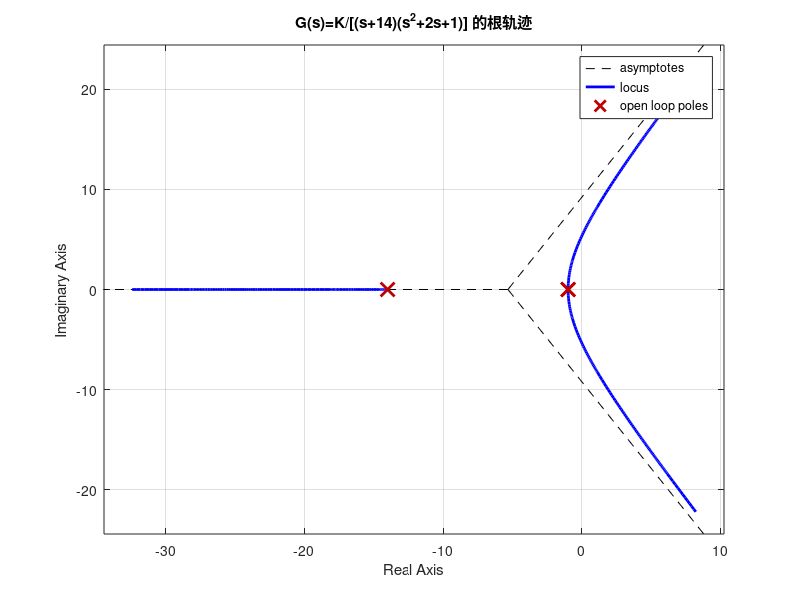
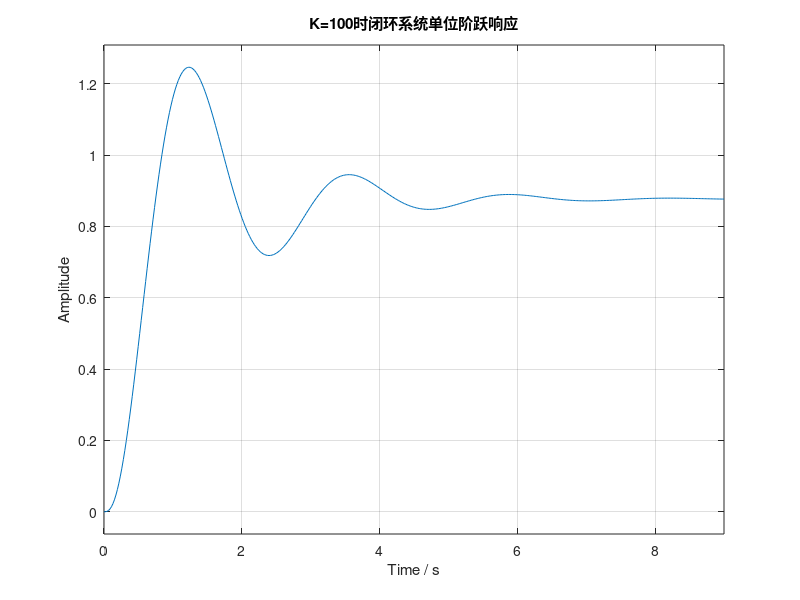

Recreate these plots in MATLAB, in order.
clc;
clear;
close all;

s = tf('s');

% 开环传递函数，不写K，rlocus会自动把K作为可变根轨迹增益
G = 1 / ((s + 14)*(s^2 + 2*s + 1));

figure;
rlocus(G);
grid on;
title('G(s)=K/[(s+14)(s^2+2s+1)] 的根轨迹');
xlabel('Real Axis');
ylabel('Imaginary Axis');

Kcrit = 450;
disp('系统稳定时根轨迹增益范围为：');
disp('0 < K < 450');

K = 100;
sys_cl = feedback(K*G, 1);

disp('K=100时闭环极点为：');
disp(pole(sys_cl));

figure;
step(sys_cl);
grid on;
title('K=100时闭环系统单位阶跃响应');
xlabel('Time / s');
ylabel('Amplitude');
